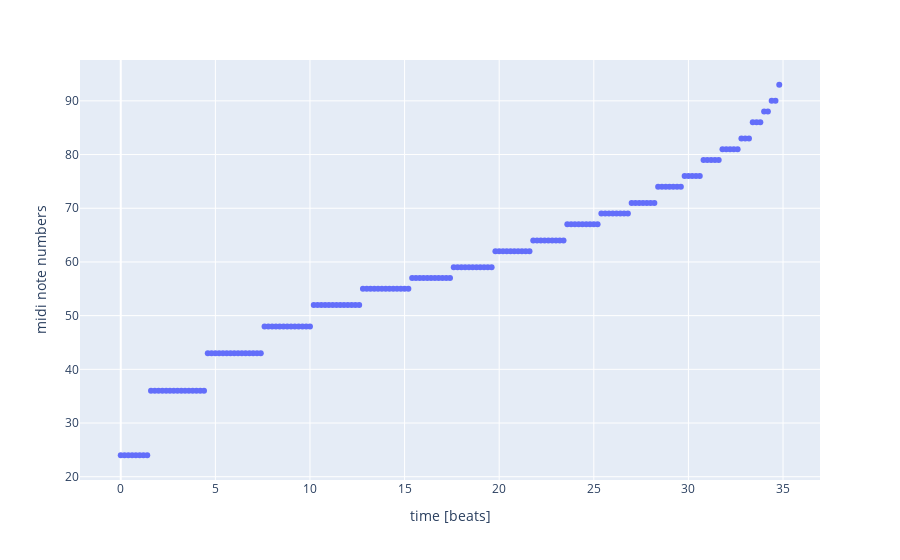

Write notebook code for a chart like this one.
### Code cell
vel_min,vel_max = 35,127   #minimum and maximum note velocity

vel_data = []
for i in range(impacts):
    note_velocity = round(map_value(y_data[i], 0, 1, vel_min, vel_max)) #bigger craters will be louder
                                                                #we round here because note velocites are integers
    vel_data.append(note_velocity)
    
velocity = px.scatter(df, x=t_data, y=midi_data,labels={'x':'time [beats]', 'y':'midi note numbers'})
velocity.show()

### Figure 1 — Plotly figure (JSON) as saved in the notebook; plotly's stock layout.template omitted (floating-point values rounded to 4 significant figures; data arrays with more than 128 entries replaced by an {"elided": "..."} marker saying what was removed)
{"data": [{"hovertemplate": "time [beats]=%{x}<br>midi note numbers=%{y}<extra></extra>", "legendgroup": "", "marker": {"color": "#636efa", "symbol": "circle"}, "mode": "markers", "name": "", "orientation": "v", "showlegend": false, "type": "scatter", "x": {"elided": "175 float values"}, "xaxis": "x", "y": {"elided": "175 int values"}, "yaxis": "y"}], "layout": {"legend": {"tracegroupgap": 0}, "margin": {"t": 60}, "xaxis": {"anchor": "y", "domain": [0, 1], "title": {"text": "time [beats]"}}, "yaxis": {"anchor": "x", "domain": [0, 1], "title": {"text": "midi note numbers"}}}}
